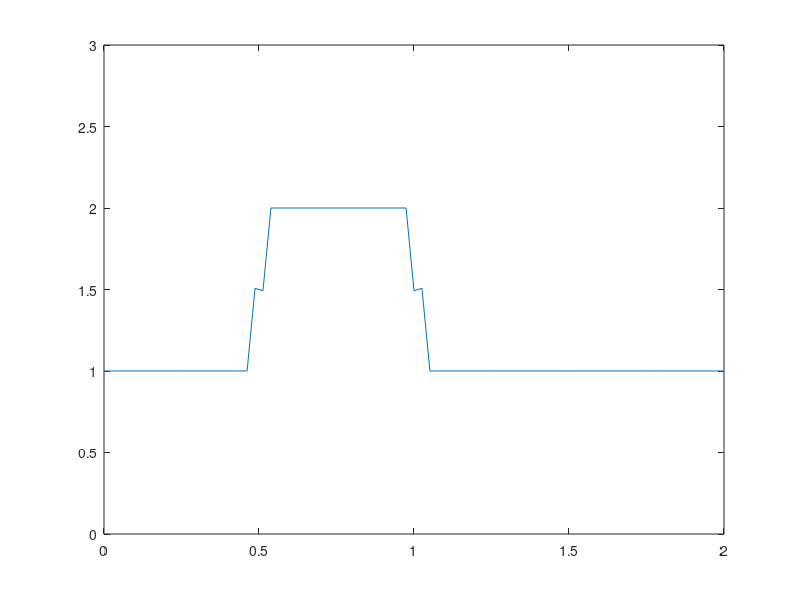

This chart was generated by the following MATLAB code: (Note: this script raises an error after producing the figure.)
clear all;
close all;

nt = 151; %Number of time steps
tmax = 0.5; %Maximum simulation time
dt = tmax/(nt-1); %Time step size
niu = 0.1;

nx = 79; %Number of total space nodes
xmax = 2; % Maximum space length
dx = xmax/(nx-1); %Width of space step

x =0:dx:xmax; %lenth of step size
c =1; %Constant transport velocity

u = zeros(1,nx); % Prelocating u
un = zeros(1,nx); %Prelocating un is the current temporal point

%Courant-Freidrich-Lewy Number



%initial conditions
for i = 1:nx
    if ((0.5 <= x(i)) && (x(i)<=1))   %setting up the square initial condition
        u(i) = 2;
    else 
        u(i)=1;
    end
end 

% discretization
for it=0:nt % for every unit time the value of u must be calculated
    un = u;
    for i = 2:nx-1 %matlab array index starts with one
  
        u(i)=un(i)+niu*dt/(dx^2)*(un(i+1)-2*un(i)+un(i-1));
   
    end
    h =plot(x,u);
    axis ([0 2 0 3]); %sets the limit to the axes in the plot
    drawnow; 
    refreshdata(h);
    pause(0.08);
        
end 